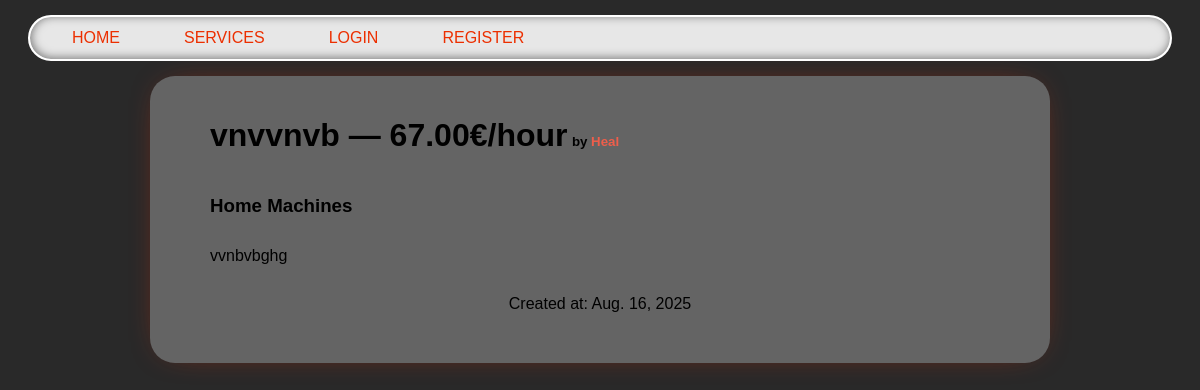
Page /services/4/ on the committed database.
### services/models.py (models this page shows, shortened)
class Service(models.Model):
    company = models.ForeignKey(Company, on_delete=models.CASCADE, related_name='services')
    name = models.CharField(max_length=40)
    description = models.TextField()
    price_per_hour = models.DecimalField(decimal_places=2, max_digits=100)
    rating = models.IntegerField(validators=[MinValueValidator(0), MaxValueValidator(5)], default=0)
    choices = (
        ('Air Conditioner', 'Air Conditioner'),
        ('Carpentry', 'Carpentry'),
        ('Electricity', 'Electricity'),
        ('Gardening', 'Gardening'),
        ('Home Machines', 'Home Machines'),
        ('House Keeping', 'House Keeping'),
        ('Interior Design', 'Interior Design'),
        ('Locks', 'Locks'),
        ('Painting', 'Painting'),
        ('Plumbing', 'Plumbing'),
        ('Water Heaters', 'Water Heaters'),
    )
    field = models.CharField(max_length=30, blank=False, null=False, choices=choices)
    created_at = models.DateTimeField(auto_now=True, null=False)

### users/models.py (models this page shows, shortened)
class Company(models.Model):
    user = models.OneToOneField(
        User, on_delete=models.CASCADE, primary_key=True)
    field = models.CharField(max_length=70, choices=(('Air Conditioner', 'Air Conditioner'),
                                                     ('All in One', 'All in One'),
                                                     ('Carpentry', 'Carpentry'),
                                                     ('Electricity',
                                                      'Electricity'),
                                                     ('Gardening', 'Gardening'),
                                                     ('Home Machines',
                                                      'Home Machines'),
                                                     ('House Keeping',
                                                      'House Keeping'),
                                                     ('Interior Design',
                                                      'Interior Design'),
                                                     ('Locks', 'Locks'),
                                                     ('Painting', 'Painting'),
                                                     ('Plumbing', 'Plumbing'),
                                                     ('Water Heaters', 'Water Heaters')), blank=False, null=False)
    rating = models.IntegerField(
        validators=[MaxValueValidator(5), MinValueValidator(0)], default=0)

class User(AbstractUser):
    is_company = models.BooleanField(default=False)
    is_customer = models.BooleanField(default=False)
    email = models.CharField(max_length=100, unique=True)

### services/views.py (the view, shortened to what this page needs)
# urls.py: path('<int:id>/', v.service_detail, name='service_detail'),
def service_detail(request, id):
    service = get_object_or_404(Service, id=id)
    form = None
    return render(request, 'services/single_service.html', {'service': service, 'form': form})

### services/templates/services/single_service.html (shortened to what this page needs)
{% extends 'main/base.html' %}
{% block content %}
<div class='service_info_header'>
    <h1>{{ service.name }} — {{ service.price_per_hour }}€/hour</h1>
    <h5>by
        <a href="{% url 'company_profile' service.company.user.username %}">
            {{ service.company.user.username }}
        </a>
    </h5>
</div>
<h3>{{ service.field }}</h3>
<p style="text-align: left;">{{ service.description }}</p>
<p>Created at: {{ service.created_at.date }}</p>
{% endblock %}

### static/css/style.css (style rules this page uses)
body { background: #292929; font-family: 'Lexend Exa', sans-serif; padding: 0; margin: 0; }
a { color: #ee5e4b; text-decoration: none; }
.content p { text-align: center; margin: 30px 0px; white-space: pre-line; }
.service_info_header { display: block ruby; }
.service_info_header h5 { float: right; }

### rows in the picture
Service: name "vnvvnvb", price_per_hour "67.00", company.user.username "Heal", field "Home Machines", description "vvnbvbghg", created_at "Aug. 16, 2025"
